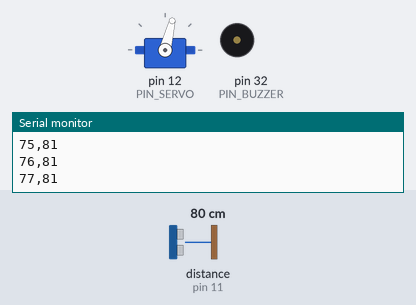
This sketch was run on a simulated Arduino Mega 2560, built with avr-gcc and run on an emulated ATmega2560. Shown: servo, buzzer (waves = sounding, pin HIGH), the last lines printed to the serial monitor. Inputs (shaded band) come from the test bench; at power-on: distance to the obstacle (sensor on pin 11) 80 cm. The echo pulse lasts 58.3 µs per cm.

Above: at 1.2 s.
1.3 s: distance to the obstacle (sensor on pin 11) set to 2 cm
At 1.66 s:
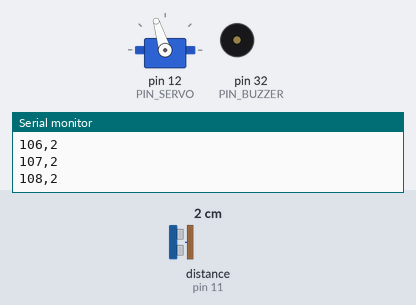
4.3 s: distance to the obstacle (sensor on pin 11) set to 60 cm
At 4.67 s:
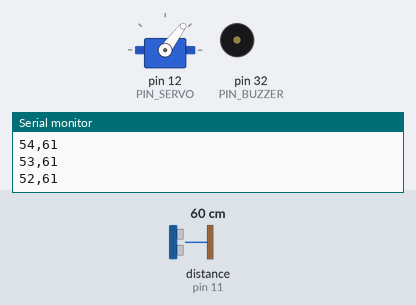
7.3 s: distance to the obstacle (sensor on pin 11) set to 63 cm
10.3 s: distance to the obstacle (sensor on pin 11) set to 69 cm
At 11.31 s:
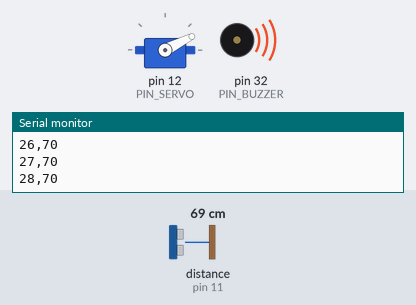
13.3 s: distance to the obstacle (sensor on pin 11) set to 4 cm
At 13.72 s:
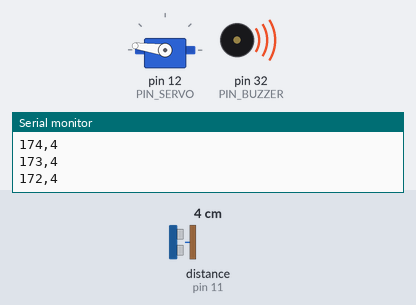
Timing chart, 0 to 17.3 s (numbered marks = the images above; inputs shaded):
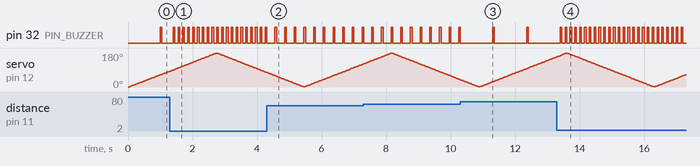

The sketch:

source.ino
```cpp
#include <NewPing.h>
#include <Servo.h>

#define MAX_DISTANCE 200
#define INTERVAL_BUZZ_ON 50
#define INTERVAL_BUZZ_OFF_1 1000
#define INTERVAL_BUZZ_OFF_2 500
#define INTERVAL_BUZZ_OFF_3 250
#define INTERVAL_BUZZ_OFF_4 100
#define INTERVAL_RADAR 200
#define INTERVAL_SERVO 15

#define PIN_SERVO 12
#define PIN_ECHO 11
#define PIN_TRIGGER 10
#define PIN_BUZZER 32


Servo servo;											// servo variable, using Servo.h library
int angle = 0;											// servomotor angle
int buzzerState = LOW;									// next buzzer state
int servoRotation = 0; 									// next servo rotation (0 for 0->180, 1 for 180->0)
unsigned long previousMillisBuzzer = 0;					// timer for buzzer
unsigned long previousMillisRadar = 0;					// timer for ultrasonic sensor
unsigned long previousMillisServo = 0;					// timer for servo
unsigned int distance = 0;								// measured distance in cm
float dist1 = MAX_DISTANCE / 3;           				// distance markers for buzzer
float dist2 = 2 * MAX_DISTANCE / 3;
float dist3 = MAX_DISTANCE / 6;

NewPing sonar(PIN_TRIGGER, PIN_ECHO, MAX_DISTANCE);		// sonar variable, using NewPing.h library

void setup ()
{
  pinMode(PIN_BUZZER, OUTPUT);							// initialize PIN_BUZZER as output
  Serial.begin (9600);									// begin serial communication
  servo.attach(PIN_SERVO);								// initialize PIN_SERVO
  servo.write(angle);									// move to initial angle
}

void loop ()
{
  unsigned long currentMillisBuzzer = millis();
  unsigned long currentMillisRadar = millis();
  unsigned long currentMillisServo = millis();

  if(currentMillisRadar - previousMillisRadar >= INTERVAL_RADAR) {				// "equivalent" to delay(INTERVAL_RADAR)
      previousMillisRadar = currentMillisRadar;
      distance = sonar.ping_cm();												// measure distance
    }

  if(currentMillisServo - previousMillisServo >= INTERVAL_SERVO) {				// "equivalent" to delay(INTERVAL_SERVO)
    previousMillisServo = currentMillisServo;

    Serial.print(angle);                              							// print current servo angle to serial port
    Serial.print(",");
    Serial.print(distance);                           							// print current distance of nearest object to serial port
    Serial.println();

    if(servoRotation == 0) {    // 0 -> 180
      servo.write(angle);														// rotate servo
      angle += 1;																// increase angle
      if(angle == 180)															// if at 180 degrees, begin rotating to 0 degrees
        servoRotation = 1;
    } else {                    // 180 -> 0
      servo.write(angle);														// rotate servo
      angle -= 1;																// decrease angle
      if(angle == 0)															// if at 0 degrees, begin rotating to 180 degrees
        servoRotation = 0;
    }
  }


 if(distance > dist1 && distance <= MAX_DISTANCE) {						// if distance to nearest object is in interval (2/3*MAX_DISTANCE, MAX_DISTANCE]
    if (buzzerState == HIGH) {
      if(currentMillisBuzzer - previousMillisBuzzer >= INTERVAL_BUZZ_ON) {		// "equivalent" to delay(INTERVAL_BUZZ_ON)
        previousMillisBuzzer = currentMillisBuzzer;
        buzzerState = LOW;														// next buzzer state -> off
        digitalWrite(PIN_BUZZER, buzzerState);									// turn off buzzer
      }
    } else {
      if(currentMillisBuzzer - previousMillisBuzzer >= INTERVAL_BUZZ_OFF_1) {	// "equivalent" to delay(INTERVAL_BUZZ_OFF_1)
        previousMillisBuzzer = currentMillisBuzzer;
        buzzerState = HIGH;														// next buzzer state -> on
        digitalWrite(PIN_BUZZER, buzzerState);									// turn on buzzer
      }
    }
  } else if(distance > dist2 && distance <= dist1) {						// if distance to nearest object is in interval (1/3*MAX_DISTANCE, 2/3*MAX_DISTANCE]
    if (buzzerState == HIGH) {
      if(currentMillisBuzzer - previousMillisBuzzer >= INTERVAL_BUZZ_ON) {		// "equivalent" to delay(INTERVAL_BUZZ_ON)
        previousMillisBuzzer = currentMillisBuzzer;
        buzzerState = LOW;														// next buzzer state -> off
        digitalWrite(PIN_BUZZER, buzzerState);									// turn off buzzer
      }
    } else {
      if(currentMillisBuzzer - previousMillisBuzzer >= INTERVAL_BUZZ_OFF_2) {	// "equivalent" to delay(INTERVAL_BUZZ_OFF_2)
        previousMillisBuzzer = currentMillisBuzzer;
        buzzerState = HIGH;														// next buzzer state -> on
        digitalWrite(PIN_BUZZER, buzzerState);									// turn on buzzer
      }
    }
  } else if(distance > dist3 && distance <= dist2) {						// if distance to nearest object is in interval (1/6*MAX_DISTANCE, 1/3*MAX_DISTANCE]
    if (buzzerState == HIGH) {
      if(currentMillisBuzzer - previousMillisBuzzer >= INTERVAL_BUZZ_ON) {		// "equivalent" to delay(INTERVAL_BUZZ_ON)
        previousMillisBuzzer = currentMillisBuzzer;
        buzzerState = LOW;														// next buzzer state -> off
        digitalWrite(PIN_BUZZER, buzzerState);									// turn off buzzer
      }
    } else {
      if(currentMillisBuzzer - previousMillisBuzzer >= INTERVAL_BUZZ_OFF_3) {	// "equivalent" to delay(INTERVAL_BUZZ_OFF_3)
        previousMillisBuzzer = currentMillisBuzzer;
        buzzerState = HIGH;														// next buzzer state -> on
        digitalWrite(PIN_BUZZER, buzzerState);									// turn on buzzer
      }
    }
  } else if(distance > 0 && distance <= dist3) {						// if distance to nearest object is in interval (0, 1/6*MAX_DISTANCE]
    if (buzzerState == HIGH) {
      if(currentMillisBuzzer - previousMillisBuzzer >= INTERVAL_BUZZ_ON) {		// "equivalent" to delay(INTERVAL_BUZZ_ON)
        previousMillisBuzzer = currentMillisBuzzer;
        buzzerState = LOW;														// next buzzer state -> off
        digitalWrite(PIN_BUZZER, buzzerState);									// turn off buzzer
      }
    } else {
      if(currentMillisBuzzer - previousMillisBuzzer >= INTERVAL_BUZZ_OFF_4) {	// "equivalent" to delay(INTERVAL_BUZZ_OFF_4)
        previousMillisBuzzer = currentMillisBuzzer;
        buzzerState = HIGH;														// next buzzer state -> on
        digitalWrite(PIN_BUZZER, buzzerState);									// turn on buzzer
      }
    }
  }
}
```

Measured:
- the behaviour switches between 65 and 66 cm on distance to the obstacle (sensor on pin 11) (found by bisection; images 2 and 3)
- after the input at 1.3 s, pin 32 (PIN_BUZZER): alternates HIGH for 0.05 s and LOW for 0.10 s, starting after 0.10 s
- after the input at 4.3 s, pin 32 (PIN_BUZZER): alternates HIGH for 0.05 s and LOW for 0.25 s, starting after 0.25 s
- after the input at 10.3 s, pin 32 (PIN_BUZZER): alternates HIGH for 0.05 s and LOW for 1.0 s, starting after 1.0 s
- after the input at 13.3 s, pin 32 (PIN_BUZZER): alternates HIGH for 0.05 s and LOW for 0.10 s, starting after 0.25 s
